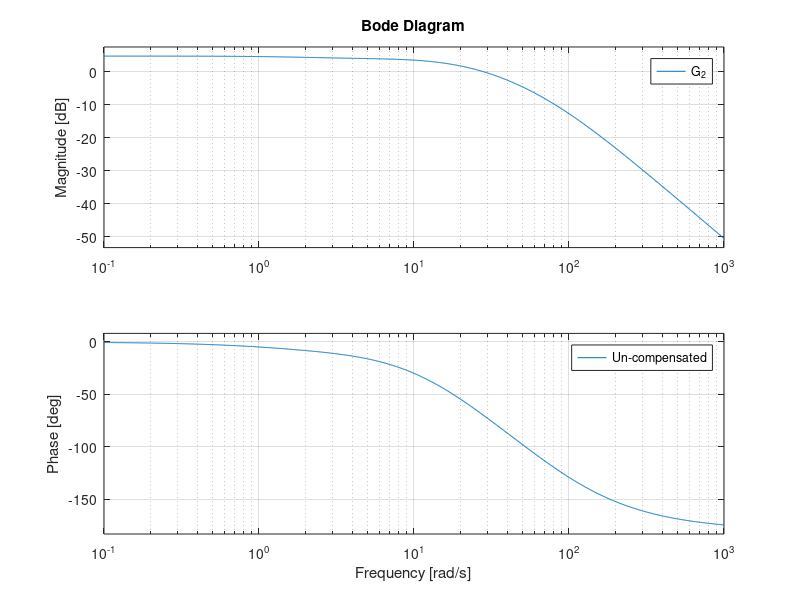

This figure's MATLAB source: (Note: this script raises an error after producing the figure.)
%% Initialize
% clc: Clears the command window.
% clear: Removes all variables from the workspace.
% clf: Clears the current figure window.
clc
clear
clf

%% Set up initial constants
% These constants represent various gains and time constants used in the transfer function of the generator.
% K_2, K_3, K_6, and K_e are gains.
% T_e, T_3, and T_R are time constants.
K_2 = 1.2;
K_3 = 0.5;
K_6 = 0.5;
K_e = 10;
T_e = 0.1;
T_3 = 2;
T_R = 0;

% Set up the initaial transfer function
% This line creates the transfer function G_gen for the generator using the tf function. 
% The numerator is the product of the gains, and the denominator is a polynomial formed from the time constants.
G_gen = tf(K_2*K_3*K_e, [T_3*T_e T_3+T_e 1+K_3*K_6*K_e]);

%% Solve for time constants for the Lead Compensater by given phase
% P_1 and P_2 are the phase criteria at which the lead compensator will be designed. The goal is to achieve a certain phase margin at these frequencies.
% k_1 and k_2 are ratios that will be used to determine the time constants for the lead compensators.
P_1 = -63; % Carteria of T_1: frequency at -63 deg
P_2 = -63; % Carteria of T_3: frequency at -63 deg after 1x lead-lag compensation
k_1 = 10; % Set T_1/T_2 ratio
k_2 = 10; % Set T_3/T_4 ratio

%% 1x lead-lag compensator
% Find phase at set-point frequency
figure (1)
[mag,phase,wout] = bode(G_gen);
W_1 = interp1(squeeze(phase), wout, P_1);
F_1 = 1/(2*pi*W_1);
T_1 = 1/(W_1);
T_2 = T_1/k_1;
% Set up the Lead Compensater
G_pss_1 = tf([T_1, 1],[T_2,1]);
G_1 = G_gen*G_pss_1;

%% 2x lead-lag compensator
% Find phase at set-point frequency
figure (1)
[mag,phase,wout] = bode(G_1);
W_2 = interp1(squeeze(phase), wout, P_2);
F_2 = 1/(2*pi*W_2);
T_3 = 1/(W_2);
T_4 = T_3/k_2;
% Set up the Lead Compensater
G_pss_2 = tf([T_3, 1],[T_4,1]);
G_2 = G_1*G_pss_2;

%% Obtain bode plots
figure (1)
hold on
bode(G_gen);
bode(G_pss_1);
bode(G_1);
bode(G_pss_1*G_pss_2);
bode(G_2);
hold off
grid on
% xLim([.6 13])
% legend('Un-compensated','1xLead-lag','1xCompensated','Location','East');
% legend('Un-compensated','2xLead-lag','2xCompensated','Location','NorthEast');
legend('Un-compensated','1xLead-lag','1xCompensated','2xLead-lag','2xCompensated','Location','Best');
fontsize(gca,15,"pixels")
